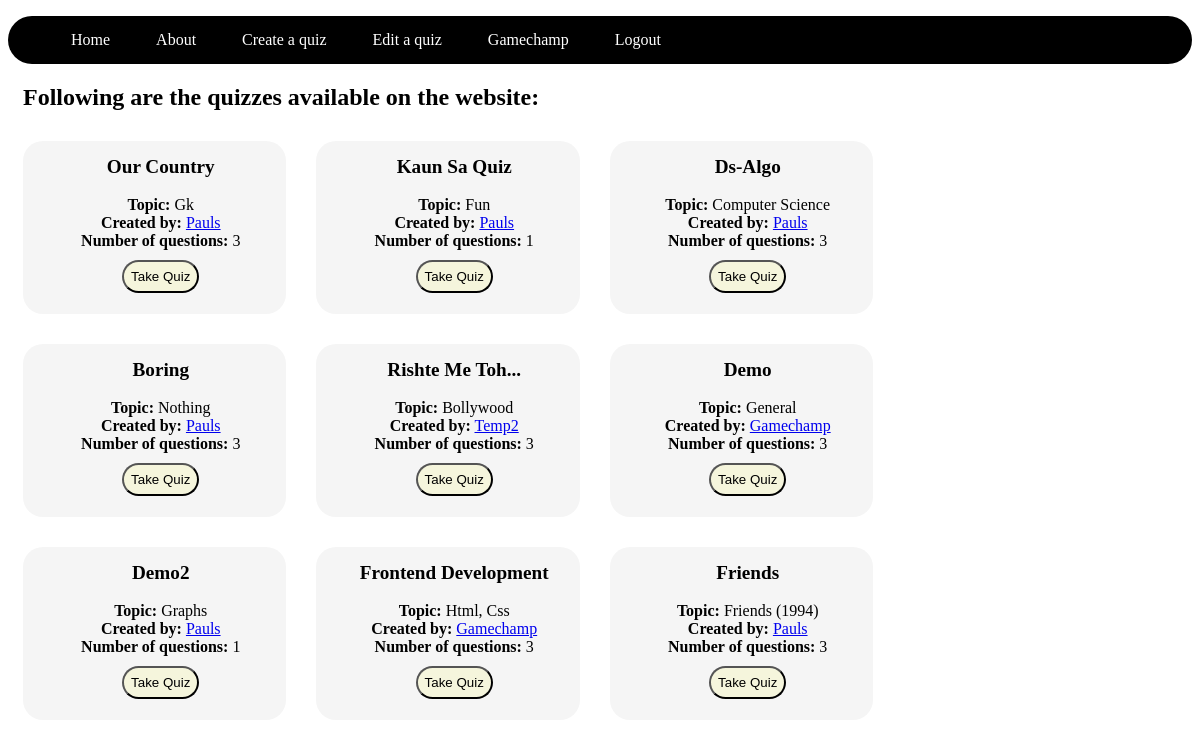
/ (signed in), run on the app's committed database.
### mcq1/models.py (models this page shows, shortened)
class Quiz(models.Model):
    quiz_name = models.CharField(max_length=50, default=None)
    no_ques = models.IntegerField()
    author = models.ForeignKey('Usr', on_delete=models.CASCADE)
    topic = models.CharField(max_length=50)

class Usr(models.Model):
    user = models.OneToOneField(User, models.CASCADE, primary_key=True)
    is_student = models.BooleanField(default=False)
    is_teacher = models.BooleanField(default=False)
    def __str__(self):
        return self.user.username

### mcq1/views.py (the view)
# urls.py: path('', views.index, name='index'),
def index(request):
    quizzes = Quiz.objects.all()
    return render(request, 'mcq1/index.html', {'quizzes':quizzes})

### mcq1/templates/mcq1/index.html (shortened to what this page needs)
{% extends "mcq1/layout.html" %}
{% block content %}
<h2>Following are the quizzes available on the website:</h2>
<div id="quiz_list">
{% for quiz in quizzes %}
<li><div class="container quiz_item">
    <div class="quiz_name"><b>{{ quiz.quiz_name|title }}</b></div><br>
    <strong>Topic:</strong>  {{ quiz.topic|title }}<br>
    <strong>Created by:</strong>  <a href={% url 'profile' pk=quiz.author.user.pk %}>{{ quiz.author|title }}</a><br>
    <strong>Number of questions:</strong>  {{ quiz.no_ques }}<br>
    <button type='button' class="quiz_btn"><a href={% url 'take_quiz' pk=quiz.pk %}>Take Quiz</a></button><br><br>
</div></li>
{% endfor %}
</div>
{% endblock %}

### mcq1/templates/mcq1/layout.html (shortened to what this page needs)
<!doctype html>
<html>
    {% load static %}
    <head>
        <link rel="stylesheet" href="{% static "css/styles.css" %}">
    </head>
    <body>
        <header>
        <nav class="navbar">
        <ul>
            <li><a href='/'>Home</a></li>
            <li><a href='/about/'>About</a></li>
            {% if user.is_authenticated %}
            <li><a href='/create_quiz/'>Create a quiz</a></li>
            <li><a href='/edit_quiz/'>Edit a quiz</a></li>
            {% endif %}
            {% if user.is_authenticated %}
            <li><a href={% url 'profile' pk=user.pk %}>{{ user.username|title }}</a></li>
            {% else %}
            <li><a href='/register/'>Register</a></li>
            {% endif %}
            <div class="righter">
            {% if user.is_authenticated %}
            <li><a href='/logout/'>Logout</a></li>
            {% else %}
            <li><a href='/login/'>Login</a></li>
            {% endif %}
            </div>
        </ul>
        </nav>
        </header>
        <div class="content">
        {% block content %}
        {% endblock %}
        </div>
    </body>
</html>

### mcq1/static/css/styles.css (style rules this page uses)
.navbar { background-color: black; border-radius: 25px; }
.navbar ul { overflow: auto; }
.navbar li { float: left; list-style: none; margin: 15px 20px; }
.navbar li a { padding: 3px 3px; text-decoration: none; color: white; }
.content { margin-left: 15px; }
.quiz_item { background-color: whitesmoke; margin-top: 10px; margin-bottom: 20px; margin-right: 30px; padding: 3px; padding-left: 15px; padding-top: 15px; border-radius: 20px; width: 21%; text-align: center; vertical-align: middle; float: left; }
.quiz_name { font-size: larger; }
#quiz_list li { list-style: none; }
.quiz_btn { background-color: beige; margin-top: 10px; padding: 7px; border-radius: 20px; }
.quiz_btn a { text-decoration: none; color: black; }

### data on the page
Quiz: quiz_name "Our Country", topic "Gk", author "Pauls", no_ques "3"
Quiz: quiz_name "Kaun Sa Quiz", topic "Fun", author "Pauls", no_ques "1"
Quiz: quiz_name "Ds-Algo", topic "Computer Science", author "Pauls", no_ques "3"
Quiz: quiz_name "Boring", topic "Nothing", author "Pauls", no_ques "3"
Quiz: quiz_name "Rishte Me Toh...", topic "Bollywood", author "Temp2", no_ques "3"
Quiz: quiz_name "Demo", topic "General", author "Gamechamp", no_ques "3"
Quiz: quiz_name "Demo2", topic "Graphs", author "Pauls", no_ques "1"
Quiz: quiz_name "Frontend Development", topic "Html, Css", author "Gamechamp", no_ques "3"
Quiz: quiz_name "Friends", topic "Friends (1994)", author "Pauls", no_ques "3"

### other printed values
{{ user.username|title }} "Gamechamp"
